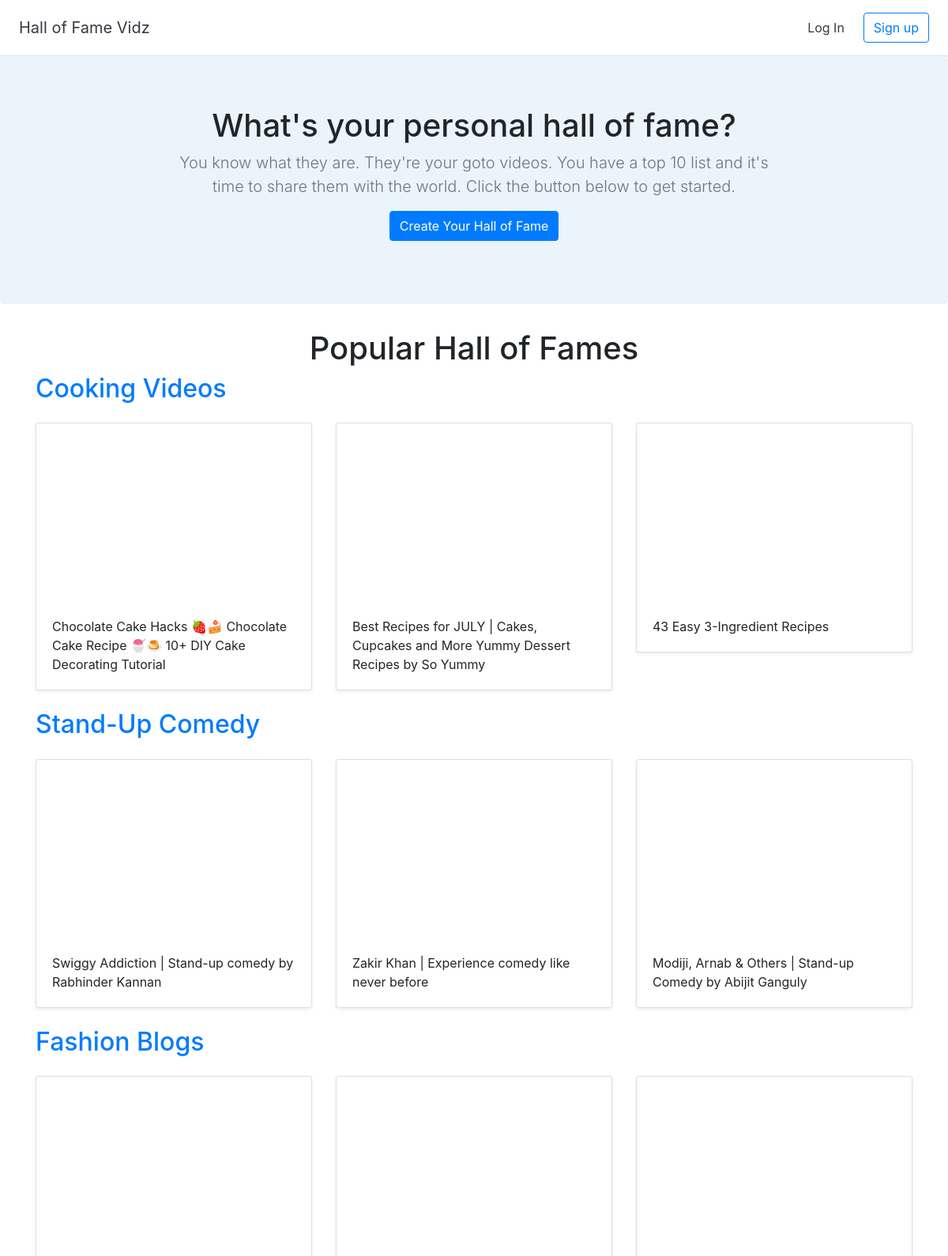
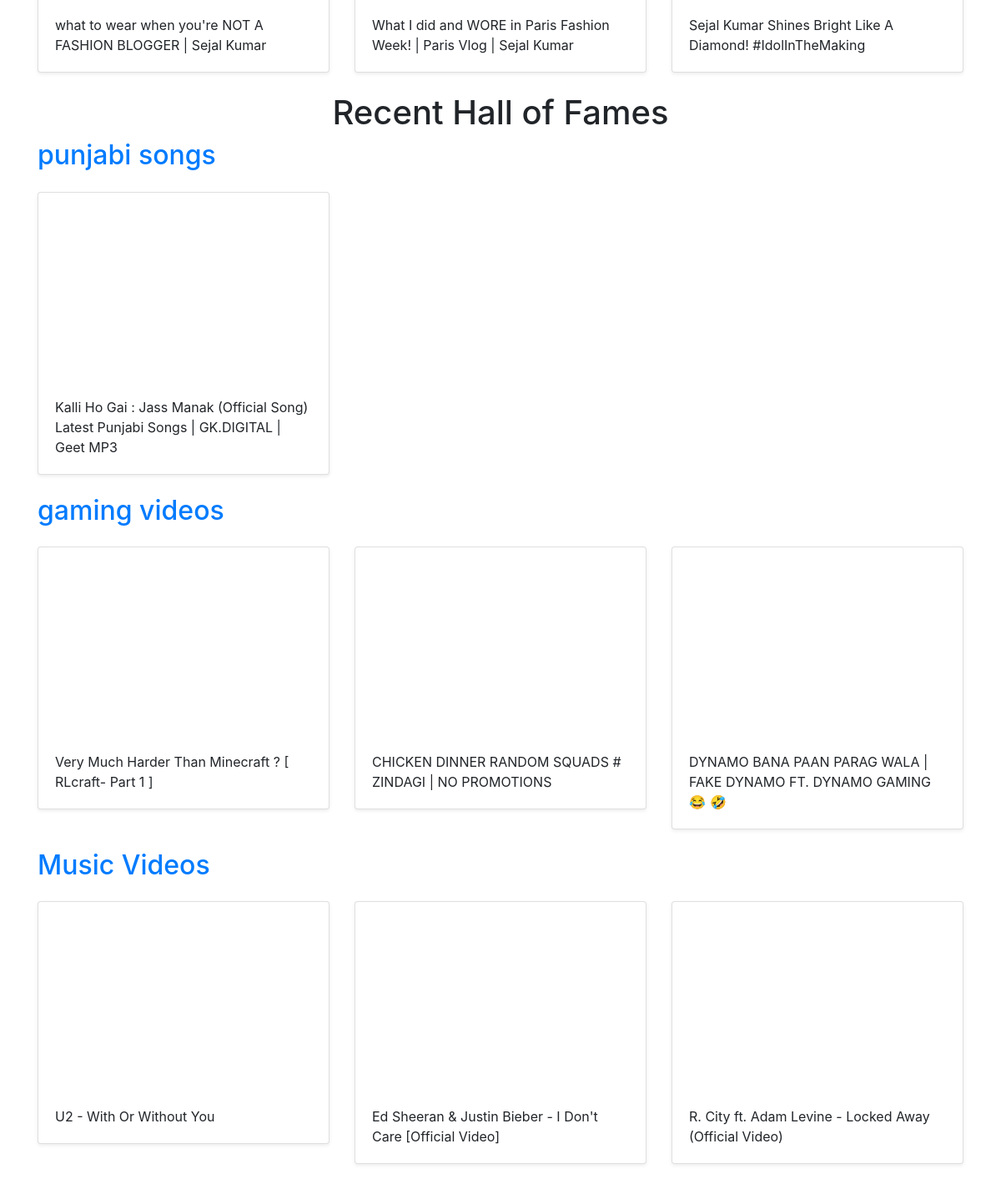
The page / on the database its author committed (2 pictures, top to bottom).
### halls/models.py (models this page shows, shortened)
class Hall(models.Model):
    title = models.CharField(max_length=200)
    user = models.ForeignKey(User,on_delete=models.CASCADE)

class Video(models.Model):
    title = models.CharField(max_length=200)
    url = models.URLField()
    youtube_id = models.CharField(max_length=200)
    hall = models.ForeignKey(Hall,on_delete=models.CASCADE)

### halls/views.py (the view)
# urls.py: path('',views.home,name='home'),
def home(request):
    recent_halls = Hall.objects.all().order_by('-id')[:3]
    popular_halls = [Hall.objects.get(pk = 5),Hall.objects.get(pk = 3),Hall.objects.get(pk = 4)]
    return render(request,'halls/home.html',{'recent_halls':recent_halls,'popular_halls':popular_halls})

### halls/templates/halls/home.html
{%extends 'halls/base.html'%}
{%block content%}
<section class="jumbotron text-center">
<div class="container">
<h1> What's your personal hall of fame?</h1>
<p class="lead text-muted">You know what they are. They're your goto videos. You have a top 10 list and it's time to share them with the world. Click the button below to get started.</p>
    <p>
    <a href="{% url 'create_hall'%}" class="btn btn-primary">Create Your Hall of Fame</a>
    </p>
    </div>
    </section>
    <div class="container">
  <h1 class="text-center">Popular Hall of Fames</h1>
  {% for hall in popular_halls %}
<h2><a href="{% url 'detail_hall' hall.id %}">{{ hall.title }}</a></h2>
  <div class="row">
    {% for video in hall.video_set.all %}
    <div class="col-md-4 mt-3">
      <div class="card mb-4 shadow-sm">
        <iframe width="100%" height="225" src="https://www.youtube.com/embed/{{ video.youtube_id }}" frameborder="0" allow="accelerometer; autoplay; encrypted-media; gyroscope; picture-in-picture" allowfullscreen></iframe>
        <div class="card-body">
          <p class="card-text">{{ video.title }}</p>
        </div>
      </div>
    </div>
    {% endfor %}
    </div>
  {% endfor %}
  <h1 class="text-center">Recent Hall of Fames</h1>
  {% for hall in recent_halls %}
<h2><a href="{% url 'detail_hall' hall.id %}">{{ hall.title }}</a></h2>
  <div class="row">
    {% for video in hall.video_set.all %}
    <div class="col-md-4 mt-3">
      <div class="card mb-4 shadow-sm">
        <iframe width="100%" height="225" src="https://www.youtube.com/embed/{{ video.youtube_id }}" frameborder="0" allow="accelerometer; autoplay; encrypted-media; gyroscope; picture-in-picture" allowfullscreen></iframe>
        <div class="card-body">
          <p class="card-text">{{ video.title }}</p>
        </div>
      </div>
    </div>
    {% endfor %}
    </div>
  {% endfor %}
</div>
{%endblock%}

### halls/templates/halls/base.html (shortened to what this page needs)
<!doctype html>
<html lang="en">
{% load staticfiles %}
<head>
  <link rel="stylesheet" href="https://stackpath.bootstrapcdn.com/bootstrap/4.2.1/css/bootstrap.min.css">
  <link href="{% static 'custom.css' %}" rel="stylesheet">
</head>
<body>
  <div class="d-flex flex-column flex-md-row align-items-center p-3 px-md-4 bg-white border-bottom shadow-sm">
    <h5 class="my-0 mr-md-auto font-weight-normal"><a href="{% url 'home' %}" class="text-dark">Hall of Fame Vidz</a></h5>
    <nav class="my-2 my-md-0 mr-md-3">
      {% if user.is_authenticated %}
      <a class="p-2 text-dark" href="{% url 'dashboard' %}">Dashboard</a>
      <a class="p-2 text-dark" href="{% url 'logout' %}">Log Out</a>
      {% else %}
      <a class="p-2 text-dark" href="{% url 'login' %}">Log In</a>
      {% endif %}
    </nav>
    {% if user.is_authenticated == False %}
    <a class="btn btn-outline-primary" href="{% url 'signup' %}">Sign up</a>
    {% endif %}
  </div>
  {% block content %}
  {% endblock %}
</body>
</html>

### halls/static/custom.css (style rules this page uses)
.jumbotron { background-color: #EBF4FA; }
.jumbotron .container { max-width: 51rem; }

### rows shown on the page
Hall: title "Cooking Videos"
Video: title "Chocolate Cake Hacks 🍓🍰 Chocolate Cake Recipe 🍧🍮 10+ DIY Cake Decorating Tutorial"
Video: title "Best Recipes for JULY | Cakes, Cupcakes and More Yummy Dessert Recipes by So Yummy"
Video: title "43 Easy 3-Ingredient Recipes"
Hall: title "Stand-Up Comedy"
Video: title "Swiggy Addiction | Stand-up comedy by Rabhinder Kannan"
Video: title "Zakir Khan | Experience comedy like never before"
Video: title "Modiji, Arnab & Others | Stand-up Comedy by Abijit Ganguly"
Hall: title "Fashion Blogs"
Video: title "what to wear when you're NOT A FASHION BLOGGER | Sejal Kumar"
Video: title "What I did and WORE in Paris Fashion Week! | Paris Vlog | Sejal Kumar"
Video: title "Sejal Kumar Shines Bright Like A Diamond! #IdolInTheMaking"
Hall: title "punjabi songs"
Video: title "Kalli Ho Gai : Jass Manak (Official Song) Latest Punjabi Songs | GK.DIGITAL | Geet MP3"
Hall: title "gaming videos"
Video: title "Very Much Harder Than Minecraft ? [ RLcraft- Part 1 ]"
Video: title "CHICKEN DINNER RANDOM SQUADS # ZINDAGI | NO PROMOTIONS"
Video: title "DYNAMO BANA PAAN PARAG WALA | FAKE DYNAMO FT. DYNAMO GAMING 😂 🤣"
Hall: title "Music Videos"
Video: title "U2 - With Or Without You"
Video: title "Ed Sheeran & Justin Bieber - I Don't Care [Official Video]"
Video: title "R. City ft. Adam Levine - Locked Away (Official Video)"
